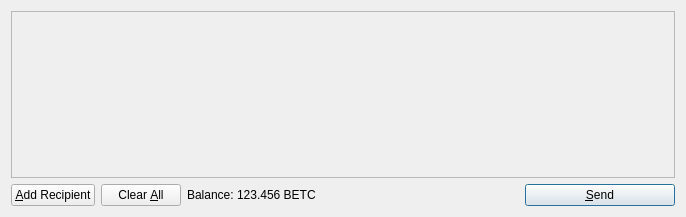
<?xml version="1.0" encoding="UTF-8"?>
<ui version="4.0">
 <class>SendCoinsDialog</class>
 <widget class="QDialog" name="SendCoinsDialog">
  <property name="geometry">
   <rect>
    <x>0</x>
    <y>0</y>
    <width>686</width>
    <height>217</height>
   </rect>
  </property>
  <property name="windowTitle">
   <string>Send Coins</string>
  </property>
  <layout class="QVBoxLayout" name="verticalLayout">
   <item>
    <widget class="QScrollArea" name="scrollArea">
     <property name="widgetResizable">
      <bool>true</bool>
     </property>
     <widget class="QWidget" name="scrollAreaWidgetContents">
      <property name="geometry">
       <rect>
        <x>0</x>
        <y>0</y>
        <width>666</width>
        <height>165</height>
       </rect>
      </property>
      <layout class="QVBoxLayout" name="verticalLayout_2">
       <property name="margin">
        <number>0</number>
       </property>
       <item>
        <layout class="QVBoxLayout" name="entries">
         <property name="spacing">
          <number>6</number>
         </property>
        </layout>
       </item>
       <item>
        <spacer name="verticalSpacer">
         <property name="orientation">
          <enum>Qt::Vertical</enum>
         </property>
         <property name="sizeHint" stdset="0">
          <size>
           <width>20</width>
           <height>40</height>
          </size>
         </property>
        </spacer>
       </item>
      </layout>
     </widget>
    </widget>
   </item>
   <item>
    <layout class="QHBoxLayout" name="horizontalLayout">
     <item>
      <widget class="QPushButton" name="addButton">
       <property name="toolTip">
        <string>Send to multiple recipients at once</string>
       </property>
       <property name="text">
        <string>&amp;Add Recipient</string>
       </property>
       <property name="icon">
        <iconset resource="../bitcoin.qrc">
         <normaloff>:/icons/add</normaloff>:/icons/add</iconset>
       </property>
       <property name="autoDefault">
        <bool>false</bool>
       </property>
      </widget>
     </item>
     <item>
      <widget class="QPushButton" name="clearButton">
       <property name="sizePolicy">
        <sizepolicy hsizetype="Minimum" vsizetype="Fixed">
         <horstretch>0</horstretch>
         <verstretch>0</verstretch>
        </sizepolicy>
       </property>
       <property name="toolTip">
        <string>Remove all transaction fields</string>
       </property>
       <property name="text">
        <string>Clear &amp;All</string>
       </property>
       <property name="icon">
        <iconset resource="../bitcoin.qrc">
         <normaloff>:/icons/remove</normaloff>:/icons/remove</iconset>
       </property>
       <property name="autoRepeatDelay">
        <number>300</number>
       </property>
       <property name="autoDefault">
        <bool>false</bool>
       </property>
      </widget>
     </item>
     <item>
      <layout class="QHBoxLayout" name="horizontalLayout_2">
       <property name="spacing">
        <number>3</number>
       </property>
       <item>
        <widget class="QLabel" name="label">
         <property name="text">
          <string>Balance:</string>
         </property>
        </widget>
       </item>
       <item>
        <widget class="QLabel" name="labelBalance">
         <property name="cursor">
          <cursorShape>IBeamCursor</cursorShape>
         </property>
         <property name="text">
          <string>123.456 BETC</string>
         </property>
         <property name="textInteractionFlags">
          <set>Qt::LinksAccessibleByMouse|Qt::TextSelectableByKeyboard|Qt::TextSelectableByMouse</set>
         </property>
        </widget>
       </item>
      </layout>
     </item>
     <item>
      <spacer name="horizontalSpacer">
       <property name="orientation">
        <enum>Qt::Horizontal</enum>
       </property>
       <property name="sizeHint" stdset="0">
        <size>
         <width>40</width>
         <height>20</height>
        </size>
       </property>
      </spacer>
     </item>
     <item>
      <widget class="QPushButton" name="sendButton">
       <property name="minimumSize">
        <size>
         <width>150</width>
         <height>0</height>
        </size>
       </property>
       <property name="toolTip">
        <string>Confirm the send action</string>
       </property>
       <property name="text">
        <string>&amp;Send</string>
       </property>
       <property name="icon">
        <iconset resource="../bitcoin.qrc">
         <normaloff>:/icons/send</normaloff>:/icons/send</iconset>
       </property>
       <property name="default">
        <bool>true</bool>
       </property>
      </widget>
     </item>
    </layout>
   </item>
  </layout>
 </widget>
 <resources>
  <include location="../bitcoin.qrc"/>
 </resources>
 <connections/>
</ui>
